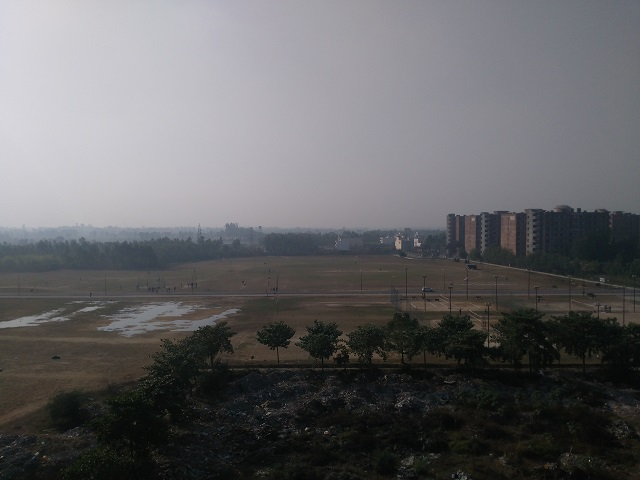
#> input picture cv2/feature1.jpg, 640 x 480 px
$ python feature.py
#> lines starting #> are read from the running program, lines starting #| are printed output that depends on the picture
import numpy as np
import cv2
import matplotlib.pyplot as plt

img1 = cv2.imread('feature1.jpg',0)
#> img1: shape (480, 640); min 0, max 217, mean 99.8
img2 = cv2.imread('feature2.jpg',0)
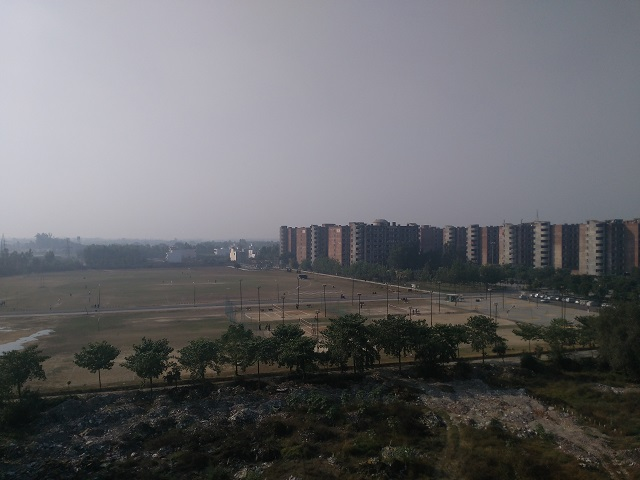
#> input picture cv2/feature2.jpg, 640 x 480 px
#> img2: shape (480, 640); min 0, max 239, mean 102.8

# img1 = cv2.flip(img1,1)
# img2 = cv2.flip(img2,1)

#This is the detector we're going to use for the features.
orb = cv2.ORB_create()
#Here, we find the key points and their descriptors with the orb detector.
kp1, des1 = orb.detectAndCompute(img1,None)
#> kp1 = 482 keypoints; strongest (x, y, size): (398, 248, 31), (397, 247, 37.2), (419, 243, 31), (485, 344, 31)
kp2, des2 = orb.detectAndCompute(img2,None)
#> kp2 = 500 keypoints; strongest (x, y, size): (537, 294, 31), (535, 296, 31), (315, 349, 31), (233, 259, 31)
#This is our BFMatcher object.
bf = cv2.BFMatcher(cv2.NORM_HAMMING, crossCheck=True)
#Here we create matches of the descriptors, then we sort them based on their distances.
matches = bf.match(des1,des2)
#> matches = 227 matches
matches = sorted(matches, key = lambda x:x.distance)
#Here, we've drawn the first 10 matches. The output:
img3 = cv2.drawMatches(img1,kp1,img2,kp2,matches[:10],None, flags=2)
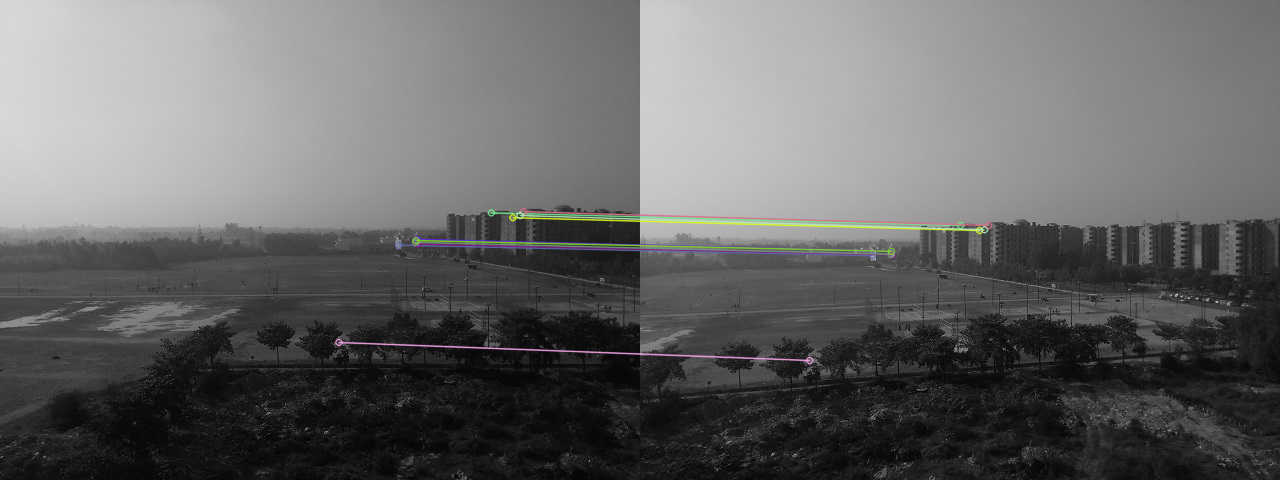
#> img3: shape (480, 1280, 3); mean of channels 0, 1, 2 101.7, 101.9, 101.9; drawn as B, G, R
#cv2.imshow("final",img3)
plt.imshow(img3)
plt.show()
